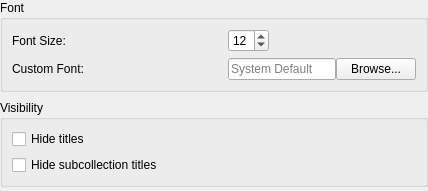
<?xml version="1.0" encoding="UTF-8"?>
<ui version="4.0">
 <class>AppearanceTitlesPanel</class>
 <widget class="QWidget" name="AppearanceTitlesPanel">
  <layout class="QVBoxLayout" name="rootLayout">
   <property name="leftMargin"><number>0</number></property>
   <property name="topMargin"><number>0</number></property>
   <property name="rightMargin"><number>0</number></property>
   <property name="bottomMargin"><number>0</number></property>
   <property name="spacing"><number>8</number></property>
   <item>
    <widget class="QGroupBox" name="appearanceTitlesFontGroupBox">
     <property name="title"><string>Font</string></property>
     <layout class="QFormLayout" name="appearanceTitlesFontFormLayout">
      <property name="horizontalSpacing"><number>16</number></property>
      <property name="verticalSpacing"><number>6</number></property>
      <property name="labelAlignment"><set>Qt::AlignmentFlag::AlignLeft|Qt::AlignmentFlag::AlignVCenter</set></property>
      <property name="fieldGrowthPolicy"><enum>QFormLayout::FieldGrowthPolicy::FieldsStayAtSizeHint</enum></property>
      <item row="0" column="0"><widget class="QLabel" name="label_titles"><property name="minimumSize"><size><width>200</width><height>0</height></size></property><property name="text"><string>Font Size:</string></property></widget></item>
      <item row="0" column="1"><widget class="QSpinBox" name="fontSizeSpinBox"><property name="maximumWidth"><number>120</number></property><property name="toolTip"><string>Font size for item titles</string></property><property name="minimum"><number>8</number></property><property name="maximum"><number>72</number></property><property name="value"><number>12</number></property></widget></item>
      <item row="1" column="0"><widget class="QLabel" name="label_customFont"><property name="minimumSize"><size><width>200</width><height>0</height></size></property><property name="text"><string>Custom Font:</string></property></widget></item>
      <item row="1" column="1">
       <layout class="QHBoxLayout" name="customFontLayout">
        <item><widget class="QLineEdit" name="customFontEdit"><property name="maximumWidth"><number>320</number></property><property name="toolTip"><string>Custom font family for item titles (leave empty for system default)</string></property><property name="placeholderText"><string>System Default</string></property></widget></item>
        <item><widget class="QPushButton" name="browseFontButton"><property name="text"><string>Browse...</string></property><property name="toolTip"><string>Select a font family</string></property></widget></item>
        <item><spacer name="customFontSpacer"><property name="orientation"><enum>Qt::Orientation::Horizontal</enum></property><property name="sizeHint" stdset="0"><size><width>0</width><height>0</height></size></property></spacer></item>
       </layout>
      </item>
     </layout>
    </widget>
   </item>
   <item>
    <widget class="QGroupBox" name="appearanceTitlesVisibilityGroupBox">
     <property name="title"><string>Visibility</string></property>
     <layout class="QVBoxLayout" name="appearanceTitlesVisibilityLayout">
      <property name="spacing"><number>6</number></property>
      <item><widget class="QCheckBox" name="hideTitlesCheckBox"><property name="toolTip"><string>Hide titles for this collection</string></property><property name="text"><string>Hide titles</string></property></widget></item>
      <item><widget class="QCheckBox" name="hideSubcollectionTitlesCheckBox"><property name="toolTip"><string>Hide titles for subcollections</string></property><property name="text"><string>Hide subcollection titles</string></property></widget></item>
     </layout>
    </widget>
   </item>
   <item><spacer name="appearanceTitlesVerticalSpacer"><property name="orientation"><enum>Qt::Orientation::Vertical</enum></property><property name="sizeHint" stdset="0"><size><width>20</width><height>4</height></size></property></spacer></item>
  </layout>
 </widget>
 <resources/>
 <connections/>
</ui>
